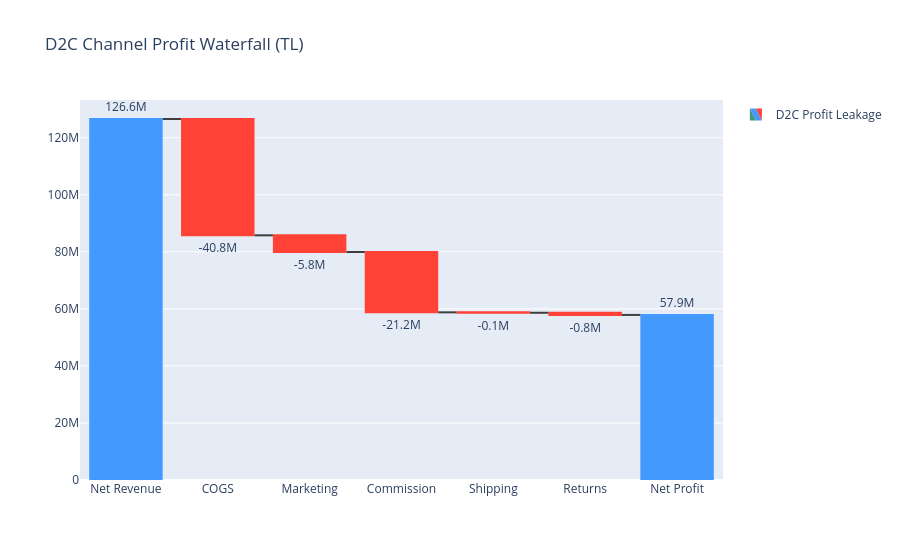

The code cell stored with this chart in its notebook:
### Code cell
#D2C Channel Profit Waterfall 
d2c_data = final_kpi[final_kpi['channel'] == 'D2C'].sum()

measures = ["absolute", "relative", "relative", "relative", "relative", "relative", "total"]
values = [
    d2c_data['net_revenue_tl'], 
    -d2c_data['total_cogs_tl'], 
    -d2c_data['marketing_spend_tl'],
    -d2c_data['total_commission_tl'],
    -d2c_data['shipping_cost_tl'],
    -d2c_data['return_cost_tl'],
    d2c_data['Contribution_Margin']
]
labels = ["Net Revenue", "COGS", "Marketing", "Commission", "Shipping", "Returns", "Net Profit"]

import plotly.graph_objects as go

fig = go.Figure(go.Waterfall(
    name = "D2C Profit Leakage", orientation = "v",
    measure = measures,
    x = labels,
    textposition = "outside",
    text = [f"{v/1e6:.1f}M" for v in values],
    y = values,
    connector = {"line":{"color":"rgb(63, 63, 63)"}},
))

fig.update_layout(title = "D2C Channel Profit Waterfall (TL)", showlegend = True)
fig.show()

### Figure 1 — Plotly figure (JSON) as saved in the notebook; plotly's stock layout.template omitted (floating-point values rounded to 4 significant figures)
{"data": [{"connector": {"line": {"color": "rgb(63, 63, 63)"}}, "measure": ["absolute", "relative", "relative", "relative", "relative", "relative", "total"], "name": "D2C Profit Leakage", "orientation": "v", "text": ["126.6M", "-40.8M", "-5.8M", "-21.2M", "-0.1M", "-0.8M", "57.9M"], "textposition": "outside", "type": "waterfall", "x": ["Net Revenue", "COGS", "Marketing", "Commission", "Shipping", "Returns", "Net Profit"], "y": [126600000.0, -40780000.0, -5847000.0, -21160000.0, -146500.0, -757800.0, 57870000.0]}], "layout": {"showlegend": true, "title": {"text": "D2C Channel Profit Waterfall (TL)"}}}
